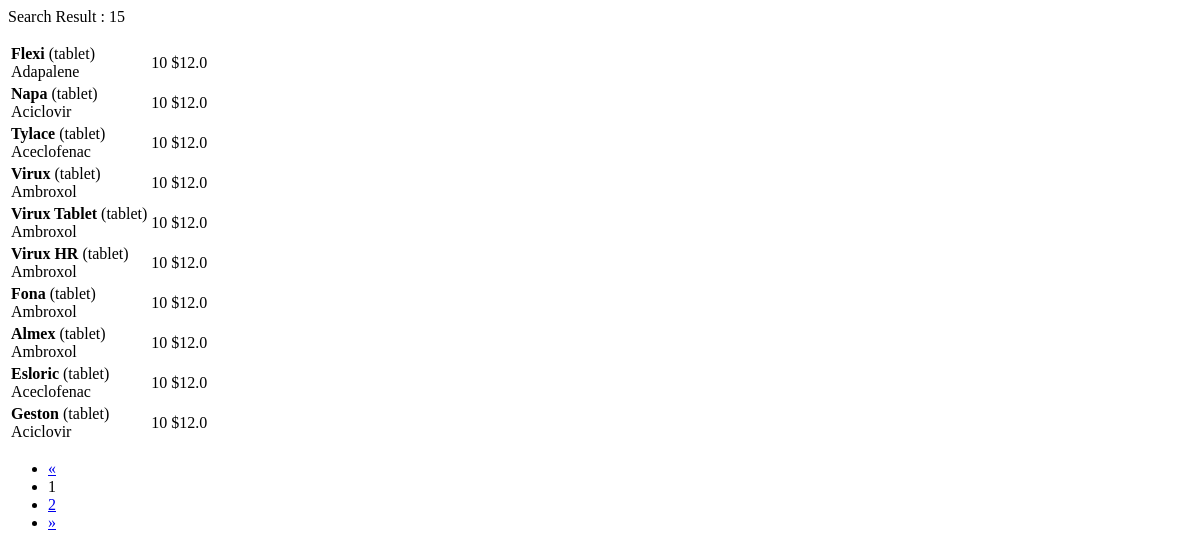
The app's page /ajax/search-and-filter/, older data.
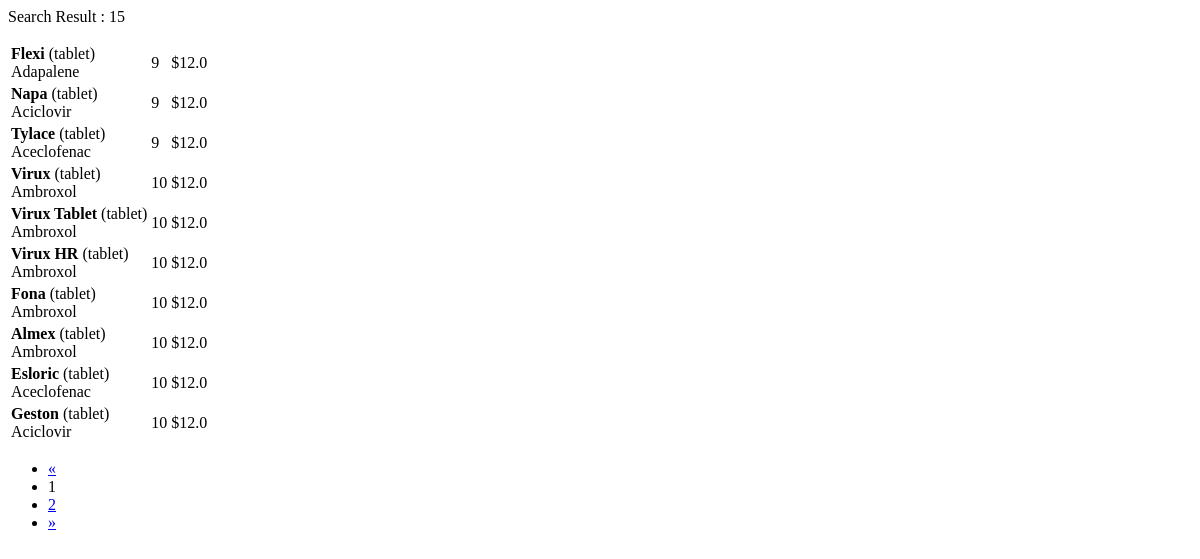
The same page, newer data.
### shop/models.py (models this page shows, shortened)
class Medicine(models.Model):
    name  = models.CharField(max_length=150)
    buy_price = models.FloatField()
    sell_price = models.FloatField()
    generic = models.ForeignKey(Generic, on_delete=models.CASCADE)
    brand  = models.ForeignKey(Brand, on_delete=models.CASCADE)
    type =  models.CharField(max_length=15,choices=MEDICINE_TYPE)
    quantity = models.IntegerField()
    place = models.ForeignKey(Place, on_delete=models.CASCADE)

class Generic(models.Model):
    name  = models.CharField(max_length=150)
    def __str__(self):
        return self.name

### shop/views.py (the view)
# urls.py: path('ajax/search-and-filter/', views.load_search_and_filter, name="ajax_load_search_and_filter"),
def load_search_and_filter(request):
    brand_list = request.GET.getlist('brand_list[]')
    generic_list = request.GET.getlist('generic_list[]')
    search_value = request.GET.get('search_value')
    print(search_value, brand_list, generic_list)
    medicines = Medicine.objects.all()
    if brand_list and generic_list:
        medicines = Medicine.objects.filter(name__contains=search_value,brand__name__in = brand_list, generic__name__in = generic_list)
    if brand_list:
        medicines = Medicine.objects.filter(name__contains=search_value,brand__name__in = brand_list)
    if generic_list:
        medicines = Medicine.objects.filter(name__contains=search_value,generic__name__in = generic_list)
    if search_value:
        medicines = Medicine.objects.filter(name__contains=search_value)
    medicines_count = medicines.count()
    paginator = Paginator(medicines, 10) # Show 25 contacts per page.
    page_number = request.GET.get('page')
    page_obj = paginator.get_page(page_number)
    return render(request, 'partials/search.html', {'medicines':page_obj,'medicines_count':medicines_count})

### templates/partials/search.html (shortened to what this page needs)
    <p>Search Result : {{medicines_count}}</p>
    <div class="table-responsive">
      <table class="table table-hover">
        <tbody>
        {% for medicine in medicines %}
        <tr>
          <td class="product"><strong>{{medicine.name}}</strong> ({{medicine.type}})<br>{{medicine.generic}}</td>
          <td class="rate text-right">{{medicine.quantity}}</td>
          <td class="rate text-right">${{medicine.sell_price}}</td>
          <td class="price text-right">
            </td>
          </tr>
        {% endfor %}
      </tbody></table>
    </div>
    {% include 'partials/pagination.html' %}

Row changes from the older to the newer data that the page shows:
changed Medicine "Flexi": quantity "10" → "9"
changed Medicine "Napa": quantity "10" → "9"
changed Medicine "Tylace": quantity "10" → "9"
